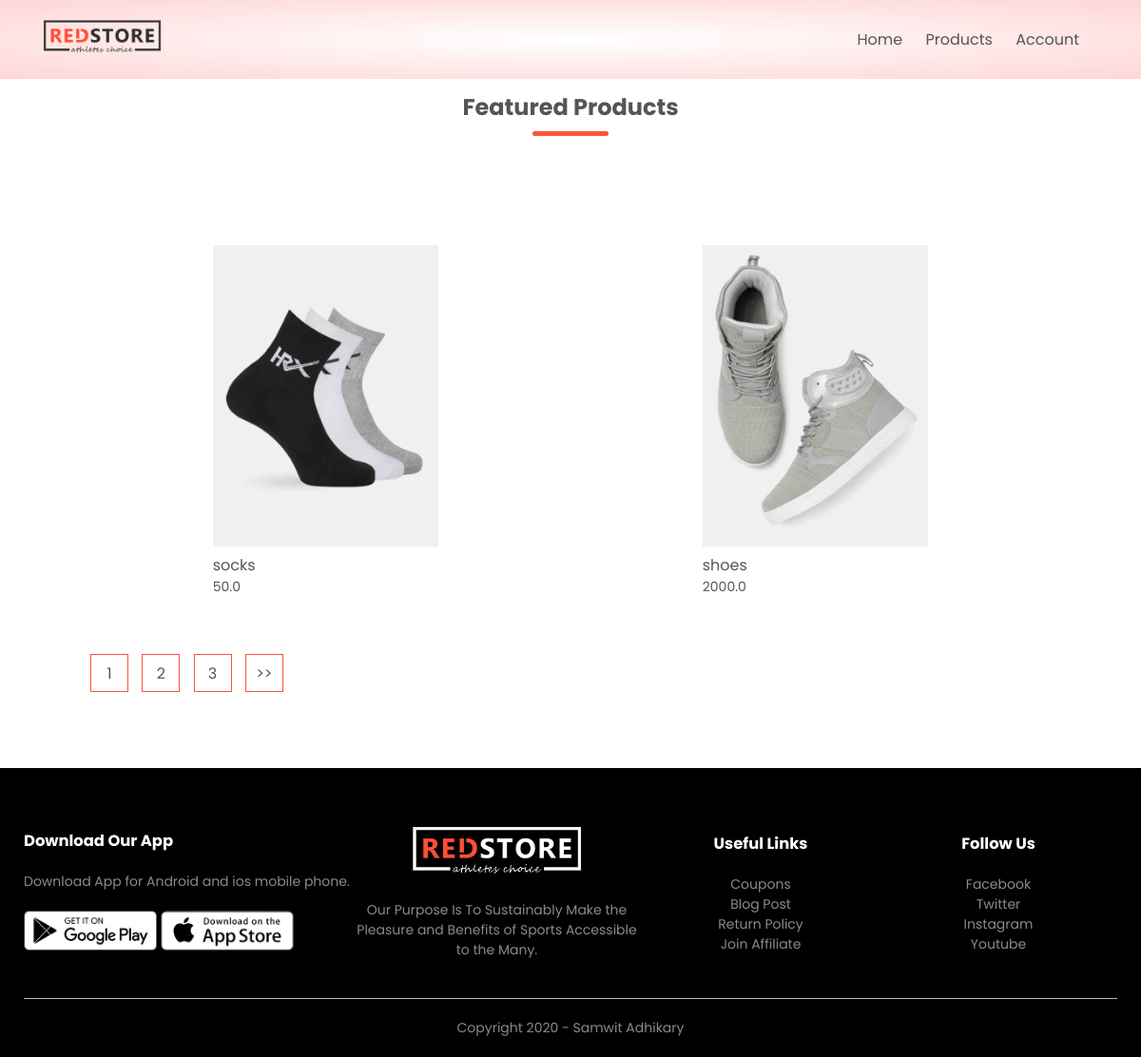
The app's page /product_list with its own data.
### products/models.py (models this page shows, shortened)
class Product(models.Model):
    LIVE=1
    DELETE=0
    DELETE_CHOICES=((LIVE,'Live'),(DELETE,'Delete'))
    title=models.CharField(max_length=200)
    price=models.FloatField()
    description=models.TextField()
    image=models.ImageField(upload_to='media/')
    priority=models.IntegerField(default=0)
    delete_status=models.IntegerField(choices=DELETE_CHOICES,default=LIVE)
    created_at=models.DateTimeField(auto_now_add=True)
    updated_at=models.DateTimeField(auto_now=True)

### products/views.py (the view)
# urls.py: path('product_list',views.list_products,name='list_product'),
def list_products(request):
  page=1
  if request.GET:
     page=request.GET.get('page',1)
  product_list=Product.objects.order_by('-priority')
  product_paginator=Paginator(product_list,2)
  product_list=product_paginator.get_page(page)
  context={'products':product_list}
  return render(request,'product_layout.html',context)

### products/templatetags/chunks.py (called while the page is built)
@register.filter(name='chunks')
def chunks(list_data,chunk_size):
    chunk=[]
    i=0
    for data in list_data:
        chunk.append(data)
        i=i+1
        if i==chunk_size:
            yield chunk
            i=0
            chunk=[]
    yield chunk

### templates/product_layout.html (shortened to what this page needs)
{% extends 'blank_layout.html' %}
{% block content %}
{% include 'products_list.html' %}
{% endblock content %}

### templates/products_list.html (shortened to what this page needs)
{% load static %}
{% load chunks %}
<div class="small-container">
    <h2 class="title">Featured Products</h2>
    {% for product_chunks in products|chunks:4 %}
    <div class="row">
       {% for product in product_chunks %}
        <div class="col-4">
            <a href="{% url 'detail_product' product.id %}"><img src="{{ product.image.url }}"></a>
            <h4>{{ product.title }}</h4>
            <p>{{product.price}}</p>
        </div>
        {% endfor %}
        </div>
        {% endfor %}
        <div class="page-btn">
            {% for i in products.paginator.page_range %}
         <a href="?page={{i}}"> <span>{{i}}</span> </a>
         {% endfor %}
         {% if products.has_next %}
         <a href="?page={{products.next_page_number}}"> <span> >> </span> </a>
         {% endif %}
        </div>
        </div>

### static/css/style.css (style rules this page uses)
* { margin: 0; padding: 0; box-sizing: border-box; }
body { font-family: 'Poppins', sans-serif; }
a { text-decoration: none; color: #555; }
p { color: #555; }
.row { display: flex; align-items: center; flex-wrap: wrap; justify-content: space-around; }
.small-container { max-width: 1080px; margin: auto; padding-left: 25px; padding-right: 25px; }
.col-4 { flex-basis: 25%; padding: 10px; min-width: 200px; margin-bottom: 50px; transition: transform 0.5s; }
.col-4 img { width: 100%; }
.title { text-align: center; margin: 0 auto 80px; position: relative; line-height: 60px; color: #555; }
.title::after { content: ''; background: #ff523b; width: 80px; height: 5px; border-radius: 5px; position: absolute; bottom: 0; left: 50%; transform: translateX(-50%); }
h4 { color: #555; font-weight: normal; }
.col-4 p { font-size: 14px; }
.page-btn { margin: 0 auto 80px; }
.page-btn span { display: inline-block; border: 1px solid #ff523b; margin-left: 10px; width: 40px; height: 40px; text-align: center; line-height: 40px; cursor: pointer; }

### records on screen
Product: image (picture), title "socks", price "50.0"
Product: image (picture), title "shoes", price "2000.0"

### other values on screen
{{ i }} "1" "2" "3"
